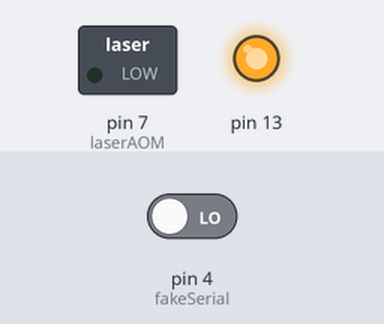
A sketch run on a simulated Arduino Uno, built with avr-gcc and run on an emulated ATmega328P. Parts: switched loads named in the sketch (green lamp = pin HIGH), output pins drawn as LEDs (lit = HIGH). The inputs (shaded band) are chosen by the test bench; at power-on: pin 4 (fakeSerial) LOW.

Above: at 0.1 s.
Timing chart, 0 to 1.6 s (numbered marks = the images above):
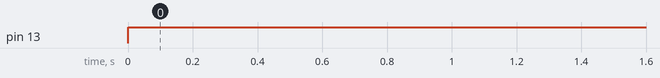

The sketch:

sketch_outputtest.ino
```cpp
/* Test code for RT Whisker Tracker Arduino stuff */
  int fakeSerial = 4;
  int festoPin = 2;
  int laserAOM = 7;
void setup() {
  //Pin settings
  pinMode(fakeSerial, INPUT);
  pinMode(festoPin, INPUT);
  pinMode(laserAOM, OUTPUT);
  pinMode(13, OUTPUT);
}

void loop()
{
  if (digitalRead(fakeSerial) == HIGH && digitalRead(festoPin) == HIGH){
    digitalWrite(laserAOM, HIGH);
  } else {
    digitalWrite(laserAOM, LOW);
  }
  //Next part is purely an output test
  digitalWrite(13, HIGH);
}
```

Measured:
- by itself, pin 13: LOW → HIGH at 0.00 s
